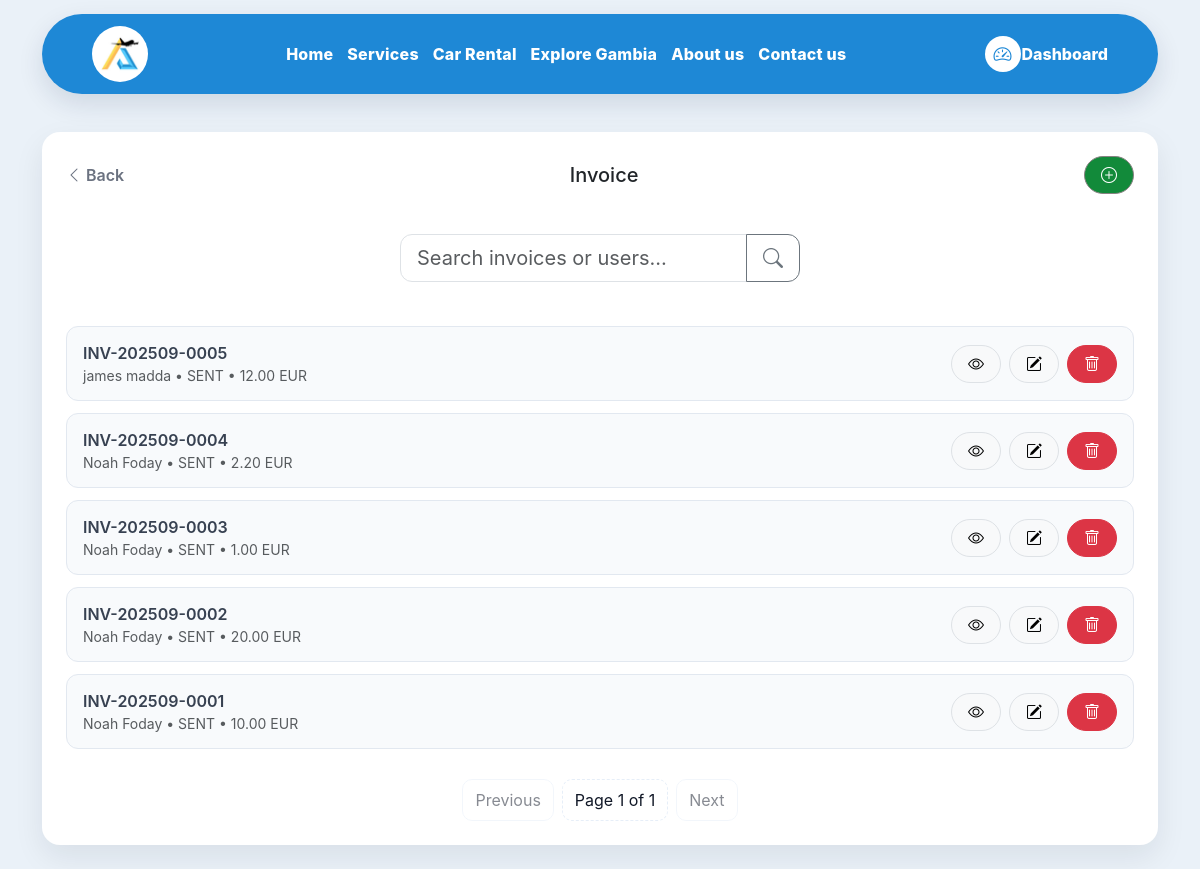
The page /invoices/ (signed in) on the database its author committed.
### apps/invoices/models.py (models this page shows, shortened)
class Invoice(models.Model):
    class Status(models.TextChoices):
        DRAFT = "DRAFT", "Draft"
        SENT = "SENT", "Sent"
        PAID = "PAID", "Paid"
        VOID = "VOID", "Void"
    user        = models.ForeignKey(settings.AUTH_USER_MODEL, on_delete=models.PROTECT, related_name="invoices")
    number      = models.CharField(max_length=32, unique=True, blank=True)
    status      = models.CharField(max_length=10, choices=Status.choices, default=Status.DRAFT, db_index=True)
    currency    = models.CharField(max_length=3, default="EUR")
    tax_rate    = models.DecimalField(max_digits=5, decimal_places=2, default=Decimal("0.00"))  # e.g. 20.00 = 20%
    issued_at   = models.DateField(default=timezone.now)
    due_at      = models.DateField(null=True, blank=True)
    paid_at     = models.DateField(null=True, blank=True)
    notes       = models.TextField(blank=True, default="")
    created_at  = models.DateTimeField(auto_now_add=True, db_index=True)
    amount      = models.DecimalField(max_digits=10, decimal_places=2, default=Decimal("0.00"))
    class Meta:
        ordering = ("-created_at",)
        indexes = [
            models.Index(fields=["status", "created_at"]),
            models.Index(fields=["user", "created_at"]),
        ]

### apps/accounts/models.py (models this page shows, shortened)
class User(AbstractUser):
    is_admin = models.BooleanField(default=False)
    phone = models.CharField(max_length=20, blank=True, null=True)

### apps/invoices/views.py (the view, shortened to what this page needs)
# urls.py: path("", invoice_list, name="list"),
@login_required
def invoice_list(request):
    q = (request.GET.get("q") or "").strip()
    invoices_qs = Invoice.objects.select_related("user").order_by("-created_at")
    paginator = Paginator(invoices_qs, 12)
    page_number = request.GET.get("page")
    page_obj = paginator.get_page(page_number)
    current = page_obj.number
    num_pages = paginator.num_pages
    start = max(1, current - 1)
    end = min(num_pages, current + 1)
    window_pages = list(range(start, end + 1))
    show_left_ellipsis = start > 2
    show_right_ellipsis = end < num_pages - 1
    context = {
        "q": q,
        "page_obj": page_obj,
        "invoices": page_obj.object_list,
        "num_pages": num_pages,
        "current": current,
        "window_pages": window_pages,
        "show_left_ellipsis": show_left_ellipsis,
        "show_right_ellipsis": show_right_ellipsis,
        "first_page": 1,
        "last_page": num_pages,
        "prev_page": current - 1 if page_obj.has_previous() else current,
        "next_page": current + 1 if page_obj.has_next() else current,
    }
    return render(request, "invoices/invoice_list.html", context)

### apps/invoices/templates/invoices/invoice_list.html (shortened to what this page needs)
{% extends "base.html" %}
{% load static %}
{% block extra_head %}
<link rel="stylesheet" href="{% static 'css/dashboard.css' %}">
<link rel="stylesheet" href="{% static 'css/cars.css' %}">
{% endblock %}
{% block content %}
<div class="container py-4">
  <div class="card p-4 round-24" style="border-radius:18px;">
    <div class="row align-items-center mb-3 pb-4">
      <div class="col-auto">
        <a href="/dashboard/" class="d-inline-flex align-items-center text-decoration-none" style="color:#6b7280;">
          <i class="bi bi-chevron-left me-1"></i> <span class="fw-semibold">Back</span>
        </a>
      </div>
      <div class="col text-center">
        <h5 class="mb-0">Invoice</h5>
      </div>
      <div class="col-auto text-end">
        <a href="{% url 'invoices:create' %}" class="btn create-buttn rounded-pill px-3" title="Create">
          <i class="bi bi-plus-circle"></i>
        </a>
      </div>
    </div>
    <form method="get" class="mx-auto" style="max-width:600px;">
      <div class="input-group mb-4">
        <input name="q" value="{{ q }}" class="form-control form-control-lg"
               placeholder="Search invoices or users…" aria-label="Search"
               style="border-radius:12px 0 0 12px;">
        <button class="btn btn-outline-secondary btn-lg" type="submit" style="border-radius:0 12px 12px 0;">
          <i class="bi bi-search"></i>
        </button>
      </div>
    </form>
    <div class="mt-2">
      {% for inv in invoices %}
        <div class="list-tile d-flex align-items-center justify-content-between">
          <div class="d-flex flex-column">
            <div class="fw-semibold" style="color:#374151;">{{ inv.number }}</div>
            <div class="small text-muted">
              {{ inv.user.get_full_name|default:inv.user.username }} • {{ inv.status }} •
              {{ inv.amount }} {{ inv.currency }}
            </div>
          </div>
          <div class="d-flex align-items-center gap-2">
            <a href="{% url 'invoices:detail' inv.pk %}"
               class="btn btn-light border rounded-pill px-3"
               title="View">
              <i class="bi bi-eye"></i>
            </a>
            {% if request.user.is_staff %}
              <a href="{% url 'invoices:update' inv.pk %}"
                 class="btn btn-light border rounded-pill px-3"
                 title="Edit">
                <i class="bi bi-pencil-square"></i>
              </a>
              <form action="{% url 'invoices:delete' inv.pk %}" method="post" class="d-inline"
                    onsubmit="return confirm('Delete {{ inv.number }}?');">
                <button type="submit" class="btn btn-danger rounded-pill px-3" title="Delete">
                  <i class="bi bi-trash"></i>
                </button>
              </form>
            {% endif %}
          </div>
        </div>
      {% empty %}
        <div class="empty text-center text-muted py-3">No invoices yet.</div>
      {% endfor %}
    </div>
 <nav class="cars-pager" aria-label="Invoices pages">
  <a class="cars-page {% if not page_obj.has_previous %}is-disabled{% endif %}"
     href="{% if page_obj.has_previous %}?{% if q %}q={{ q|urlencode }}&{% endif %}page={{ page_obj.previous_page_number }}{% else %}#{% endif %}">
    Previous
  </a>
  <span class="cars-page is-info">
    Page {{ page_obj.number }} of {{ page_obj.paginator.num_pages }}
  </span>
  <a class="cars-page {% if not page_obj.has_next %}is-disabled{% endif %}"
     href="{% if page_obj.has_next %}?{% if q %}q={{ q|urlencode }}&{% endif %}page={{ page_obj.next_page_number }}{% else %}#{% endif %}">
    Next
  </a>
</nav>
  </div>
</div>
{% endblock %}

### static/css/dashboard.css (style rules this page uses)
:root { --bg: #f6f8fb; --surface: #ffffff; --ink: #0f172a; --muted: #475569; --muted-2: #94a3b8; --primary: #2563eb; --accent: #10b981; --shadow: 0 12px 30px rgba(15, 23, 42, 0.08); --radius: 16px; }
body { background: var(--bg) !important; font-family: "Inter", "SF Pro Display", system-ui, -apple-system, sans-serif; color: var(--ink); }
.round-24 { border-radius: 24px; }
.card { border: 0; border-radius: 16px; box-shadow: var(--shadow); background: var(--surface); }
.list-tile { background:#f8fafc; border-radius:12px; padding:14px 16px; margin:12px auto; border:1px solid #e2e8f0; transition: all .15s ease; display:flex; align-items:center; justify-content:space-between; gap:12px; flex-wrap:wrap; }
.create-buttn { background-color: #128a3a!important; color: #ffffff; border: solid 1px #888282; }
body { scroll-padding-top: 70px; }

### static/css/cars.css (style rules this page uses)
:root { --bg:#eaf1f8; --panel:#ffffff; --ink:#0f172a; --muted:#6b7280; --tile:#e9f1fb; --tile-border:#b9d3ff; --brand:#2f80ed; --btn:#2f80ed; --soft:#f2f6fb; --stroke:#e6eef8; --danger:#dc2626; }
body { background: var(--bg); }
.cars-pager { display:flex; gap:8px; justify-content:center; margin-top:18px; }
.cars-page { padding:8px 12px; border-radius:10px; border:1px solid var(--stroke); text-decoration:none; color:#111827; }
.cars-page.is-disabled { pointer-events:none; opacity:.5; }
.cars-page.is-info { border-style:dashed; }

### rows shown on the page
Invoice: number "INV-202509-0005", user.get_full_name "james madda", status "SENT", amount "12.00", currency "EUR"
Invoice: number "INV-202509-0004", user.get_full_name "Noah Foday", status "SENT", amount "2.20", currency "EUR"
Invoice: number "INV-202509-0003", user.get_full_name "Noah Foday", status "SENT", amount "1.00", currency "EUR"
Invoice: number "INV-202509-0002", user.get_full_name "Noah Foday", status "SENT", amount "20.00", currency "EUR"
Invoice: number "INV-202509-0001", user.get_full_name "Noah Foday", status "SENT", amount "10.00", currency "EUR"

### other values the page prints
{{ page_obj.number }} "1"
{{ page_obj.paginator.num_pages }} "1"
